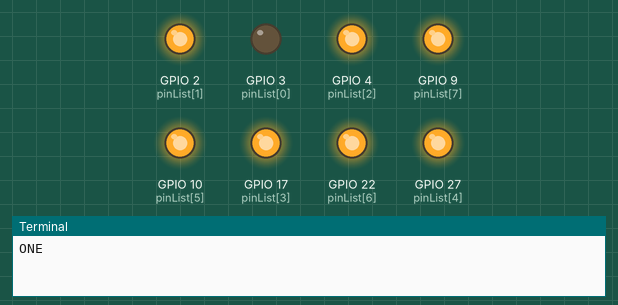
A program run on a simulated Raspberry Pi (BCM pin numbers). On the bench: output pins drawn as LEDs (lit = HIGH), the last lines printed to the terminal. At 16.0 s the program stops and its outputs stay as they are.

Above: at 0.1 s.
At 2.1 s:
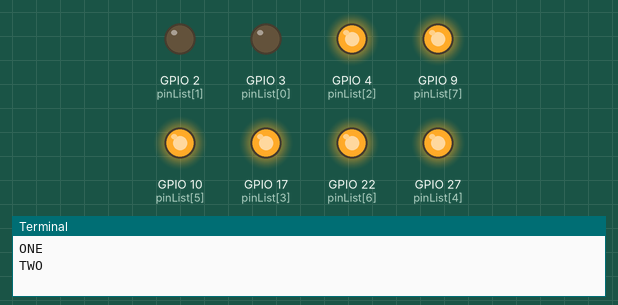
At 4.1 s:
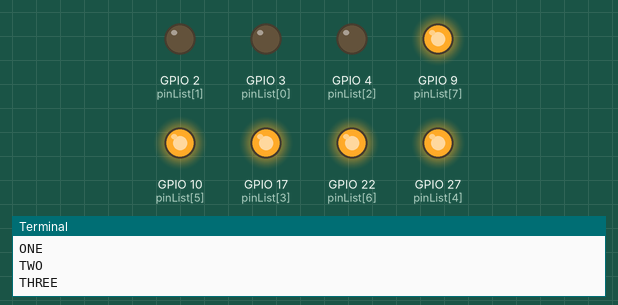
At 6.1 s:
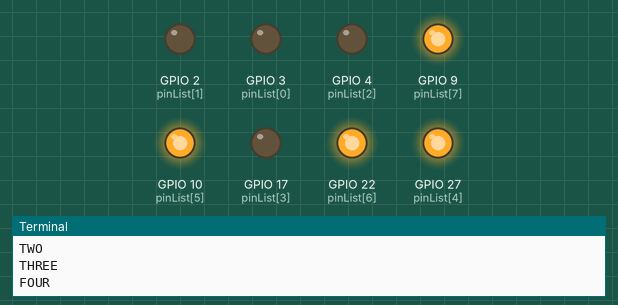
At 10.1 s:
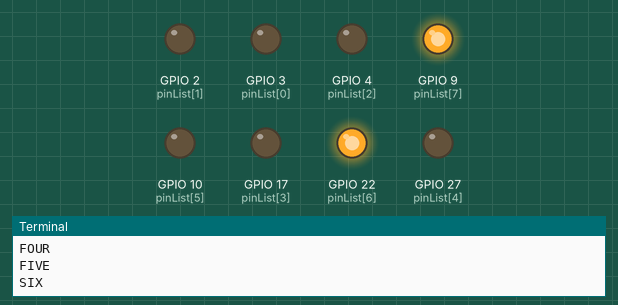
At 14.1 s:
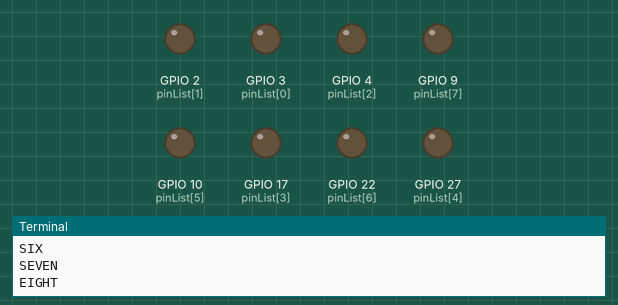
Timing chart, 0 to 15.6 s (numbered marks = the images above):
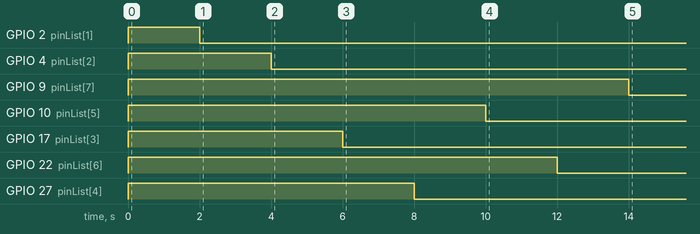

Measured:
- by itself, GPIO 2 (pinList[1]): LOW → HIGH at 0.00 s, → LOW 2.0 s later
- by itself, GPIO 4 (pinList[2]): LOW → HIGH at 0.00 s, → LOW 4.0 s later
- by itself, GPIO 9 (pinList[7]): LOW → HIGH at 0.00 s, → LOW 14.0 s later
- by itself, GPIO 10 (pinList[5]): LOW → HIGH at 0.00 s, → LOW 10.0 s later
- by itself, GPIO 17 (pinList[3]): LOW → HIGH at 0.00 s, → LOW 6.0 s later
- by itself, GPIO 22 (pinList[6]): LOW → HIGH at 0.00 s, → LOW 12.0 s later
- by itself, GPIO 27 (pinList[4]): LOW → HIGH at 0.00 s, → LOW 8.0 s later

The program:

pytest.py
```python
#!/usr/bin/python
import RPi.GPIO as GPIO
import time

GPIO.setmode(GPIO.BCM)

# init list with pin numbers

pinList = [3, 2, 4, 17, 27, 10, 22, 9]

# loop through pins and set mode and state to 'low'

for i in pinList:
    GPIO.setup(i, GPIO.OUT)
    GPIO.output(i, GPIO.HIGH)

# time to sleep between operations in the main loop

SleepTimeL = 2

# main loop

try:
  GPIO.output(3, GPIO.LOW)
  print "ONE"
  time.sleep(SleepTimeL);
  GPIO.output(2, GPIO.LOW)
  print "TWO"
  time.sleep(SleepTimeL);
  GPIO.output(4, GPIO.LOW)
  print "THREE"
  time.sleep(SleepTimeL);
  GPIO.output(17, GPIO.LOW)
  print "FOUR"
  time.sleep(SleepTimeL);
  GPIO.output(27, GPIO.LOW)
  print "FIVE"
  time.sleep(SleepTimeL);
  GPIO.output(10, GPIO.LOW)
  print "SIX"
  time.sleep(SleepTimeL);
  GPIO.output(22, GPIO.LOW)
  print "SEVEN"
  time.sleep(SleepTimeL);
  GPIO.output(9, GPIO.LOW)
  print "EIGHT"
  time.sleep(SleepTimeL);
  GPIO.cleanup()
  print "Good bye!"

# End program cleanly with keyboard
except KeyboardInterrupt:
  print "  Quit"

  # Reset GPIO settings
  GPIO.cleanup()


# find more information on this script at
# http://youtu.be/oaf_zQcrg7g
```
